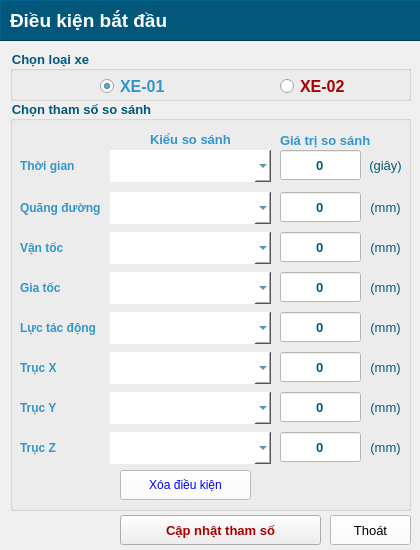
<?xml version="1.0" encoding="UTF-8"?>
<ui version="4.0">
 <class>FrmModuleCarCondition</class>
 <widget class="QMainWindow" name="FrmModuleCarCondition">
  <property name="geometry">
   <rect>
    <x>0</x>
    <y>0</y>
    <width>420</width>
    <height>550</height>
   </rect>
  </property>
  <property name="minimumSize">
   <size>
    <width>420</width>
    <height>550</height>
   </size>
  </property>
  <property name="maximumSize">
   <size>
    <width>420</width>
    <height>550</height>
   </size>
  </property>
  <property name="windowTitle">
   <string>MainWindow</string>
  </property>
  <widget class="QWidget" name="centralwidget">
   <widget class="QFrame" name="frame">
    <property name="geometry">
     <rect>
      <x>0</x>
      <y>0</y>
      <width>531</width>
      <height>41</height>
     </rect>
    </property>
    <property name="styleSheet">
     <string notr="true">background-color: rgb(2,87, 122);</string>
    </property>
    <property name="frameShape">
     <enum>QFrame::Panel</enum>
    </property>
    <property name="frameShadow">
     <enum>QFrame::Raised</enum>
    </property>
    <widget class="QLabel" name="label_Name">
     <property name="geometry">
      <rect>
       <x>10</x>
       <y>6</y>
       <width>401</width>
       <height>28</height>
      </rect>
     </property>
     <property name="font">
      <font>
       <family>Arial</family>
       <pointsize>14</pointsize>
       <bold>true</bold>
      </font>
     </property>
     <property name="styleSheet">
      <string notr="true">color: rgb(255, 255, 255);</string>
     </property>
     <property name="text">
      <string>Điều kiện bắt đầu</string>
     </property>
    </widget>
   </widget>
   <widget class="QGroupBox" name="groupBox">
    <property name="geometry">
     <rect>
      <x>10</x>
      <y>50</y>
      <width>401</width>
      <height>51</height>
     </rect>
    </property>
    <property name="font">
     <font>
      <pointsize>10</pointsize>
      <bold>true</bold>
     </font>
    </property>
    <property name="styleSheet">
     <string notr="true">color: rgb(3, 87, 123);</string>
    </property>
    <property name="title">
     <string>Chọn loại xe</string>
    </property>
    <widget class="QRadioButton" name="radioButton_Car01_compare">
     <property name="geometry">
      <rect>
       <x>90</x>
       <y>26</y>
       <width>89</width>
       <height>20</height>
      </rect>
     </property>
     <property name="font">
      <font>
       <pointsize>12</pointsize>
       <bold>true</bold>
      </font>
     </property>
     <property name="styleSheet">
      <string notr="true">color: rgb(50, 150, 200);</string>
     </property>
     <property name="text">
      <string>XE-01</string>
     </property>
     <property name="checked">
      <bool>true</bool>
     </property>
    </widget>
    <widget class="QRadioButton" name="radioButton_Car02_compare">
     <property name="geometry">
      <rect>
       <x>270</x>
       <y>26</y>
       <width>89</width>
       <height>20</height>
      </rect>
     </property>
     <property name="font">
      <font>
       <pointsize>12</pointsize>
       <bold>true</bold>
      </font>
     </property>
     <property name="styleSheet">
      <string notr="true">color: rgb(170, 0, 0);</string>
     </property>
     <property name="text">
      <string>XE-02</string>
     </property>
    </widget>
   </widget>
   <widget class="QGroupBox" name="groupBox_2">
    <property name="geometry">
     <rect>
      <x>10</x>
      <y>100</y>
      <width>401</width>
      <height>411</height>
     </rect>
    </property>
    <property name="font">
     <font>
      <pointsize>10</pointsize>
      <bold>true</bold>
     </font>
    </property>
    <property name="styleSheet">
     <string notr="true">color: rgb(3, 87, 123);</string>
    </property>
    <property name="title">
     <string>Chọn tham số so sánh</string>
    </property>
    <widget class="QLabel" name="label_compareValue">
     <property name="geometry">
      <rect>
       <x>270</x>
       <y>30</y>
       <width>101</width>
       <height>20</height>
      </rect>
     </property>
     <property name="font">
      <font>
       <pointsize>10</pointsize>
       <bold>true</bold>
      </font>
     </property>
     <property name="styleSheet">
      <string notr="true">color: rgb(50, 150, 200);</string>
     </property>
     <property name="text">
      <string>Giá trị so sánh</string>
     </property>
    </widget>
    <widget class="QLabel" name="label_distance">
     <property name="geometry">
      <rect>
       <x>10</x>
       <y>98</y>
       <width>81</width>
       <height>20</height>
      </rect>
     </property>
     <property name="font">
      <font>
       <pointsize>9</pointsize>
       <bold>true</bold>
      </font>
     </property>
     <property name="styleSheet">
      <string notr="true">color: rgb(50, 150, 200);</string>
     </property>
     <property name="text">
      <string>Quãng đường</string>
     </property>
    </widget>
    <widget class="QComboBox" name="comboBox_forceCompare">
     <property name="geometry">
      <rect>
       <x>100</x>
       <y>212</y>
       <width>161</width>
       <height>32</height>
      </rect>
     </property>
     <property name="font">
      <font>
       <pointsize>12</pointsize>
       <italic>true</italic>
       <bold>true</bold>
      </font>
     </property>
     <property name="layoutDirection">
      <enum>Qt::LeftToRight</enum>
     </property>
     <property name="styleSheet">
      <string notr="true">QComboBox{
color: rgb(2, 87, 122);
background-color: rgb(255, 255, 255);
border: none;
border-style: outset;
border-width: 0px;
}
</string>
     </property>
     <property name="editable">
      <bool>true</bool>
     </property>
    </widget>
    <widget class="QLabel" name="label_axisZCompareUnit">
     <property name="geometry">
      <rect>
       <x>355</x>
       <y>337</y>
       <width>41</width>
       <height>20</height>
      </rect>
     </property>
     <property name="font">
      <font>
       <pointsize>10</pointsize>
       <bold>false</bold>
      </font>
     </property>
     <property name="text">
      <string>(mm)</string>
     </property>
     <property name="alignment">
      <set>Qt::AlignCenter</set>
     </property>
    </widget>
    <widget class="QLineEdit" name="lineEdit_accelerationCompareValue">
     <property name="geometry">
      <rect>
       <x>270</x>
       <y>172</y>
       <width>81</width>
       <height>30</height>
      </rect>
     </property>
     <property name="font">
      <font>
       <pointsize>10</pointsize>
       <bold>true</bold>
      </font>
     </property>
     <property name="styleSheet">
      <string notr="true">background-color: rgb(255, 255, 255);</string>
     </property>
     <property name="text">
      <string>0</string>
     </property>
     <property name="alignment">
      <set>Qt::AlignCenter</set>
     </property>
    </widget>
    <widget class="QComboBox" name="comboBox_axisZCompare">
     <property name="geometry">
      <rect>
       <x>100</x>
       <y>332</y>
       <width>161</width>
       <height>32</height>
      </rect>
     </property>
     <property name="font">
      <font>
       <pointsize>12</pointsize>
       <italic>true</italic>
       <bold>true</bold>
      </font>
     </property>
     <property name="layoutDirection">
      <enum>Qt::LeftToRight</enum>
     </property>
     <property name="styleSheet">
      <string notr="true">QComboBox{
color: rgb(2, 87, 122);
background-color: rgb(255, 255, 255);
border: none;
border-style: outset;
border-width: 0px;
}
</string>
     </property>
     <property name="editable">
      <bool>true</bool>
     </property>
    </widget>
    <widget class="QLineEdit" name="lineEdit_forceCompareValue">
     <property name="geometry">
      <rect>
       <x>270</x>
       <y>212</y>
       <width>81</width>
       <height>30</height>
      </rect>
     </property>
     <property name="font">
      <font>
       <pointsize>10</pointsize>
       <bold>true</bold>
      </font>
     </property>
     <property name="styleSheet">
      <string notr="true">background-color: rgb(255, 255, 255);</string>
     </property>
     <property name="text">
      <string>0</string>
     </property>
     <property name="alignment">
      <set>Qt::AlignCenter</set>
     </property>
    </widget>
    <widget class="QLabel" name="label_speed">
     <property name="geometry">
      <rect>
       <x>10</x>
       <y>138</y>
       <width>81</width>
       <height>20</height>
      </rect>
     </property>
     <property name="font">
      <font>
       <pointsize>9</pointsize>
       <bold>true</bold>
      </font>
     </property>
     <property name="styleSheet">
      <string notr="true">color: rgb(50, 150, 200);</string>
     </property>
     <property name="text">
      <string>Vận tốc</string>
     </property>
    </widget>
    <widget class="QLabel" name="label_axisX">
     <property name="geometry">
      <rect>
       <x>10</x>
       <y>258</y>
       <width>81</width>
       <height>20</height>
      </rect>
     </property>
     <property name="font">
      <font>
       <pointsize>9</pointsize>
       <bold>true</bold>
      </font>
     </property>
     <property name="styleSheet">
      <string notr="true">color: rgb(50, 150, 200);</string>
     </property>
     <property name="text">
      <string>Trục X</string>
     </property>
    </widget>
    <widget class="QLabel" name="label_axisXCompareUnit">
     <property name="geometry">
      <rect>
       <x>355</x>
       <y>257</y>
       <width>41</width>
       <height>20</height>
      </rect>
     </property>
     <property name="font">
      <font>
       <pointsize>10</pointsize>
       <bold>false</bold>
      </font>
     </property>
     <property name="text">
      <string>(mm)</string>
     </property>
     <property name="alignment">
      <set>Qt::AlignCenter</set>
     </property>
    </widget>
    <widget class="QComboBox" name="comboBox_accelerationCompare">
     <property name="geometry">
      <rect>
       <x>100</x>
       <y>172</y>
       <width>161</width>
       <height>32</height>
      </rect>
     </property>
     <property name="font">
      <font>
       <pointsize>12</pointsize>
       <italic>true</italic>
       <bold>true</bold>
      </font>
     </property>
     <property name="layoutDirection">
      <enum>Qt::LeftToRight</enum>
     </property>
     <property name="styleSheet">
      <string notr="true">QComboBox{
color: rgb(2, 87, 122);
background-color: rgb(255, 255, 255);
border: none;
border-style: outset;
border-width: 0px;
}
</string>
     </property>
     <property name="editable">
      <bool>true</bool>
     </property>
    </widget>
    <widget class="QComboBox" name="comboBox_axisYCompare">
     <property name="geometry">
      <rect>
       <x>100</x>
       <y>292</y>
       <width>161</width>
       <height>32</height>
      </rect>
     </property>
     <property name="font">
      <font>
       <pointsize>12</pointsize>
       <italic>true</italic>
       <bold>true</bold>
      </font>
     </property>
     <property name="layoutDirection">
      <enum>Qt::LeftToRight</enum>
     </property>
     <property name="styleSheet">
      <string notr="true">QComboBox{
color: rgb(2, 87, 122);
background-color: rgb(255, 255, 255);
border: none;
border-style: outset;
border-width: 0px;
}
</string>
     </property>
     <property name="editable">
      <bool>true</bool>
     </property>
    </widget>
    <widget class="QLineEdit" name="lineEdit_speedCompareValue">
     <property name="geometry">
      <rect>
       <x>270</x>
       <y>132</y>
       <width>81</width>
       <height>30</height>
      </rect>
     </property>
     <property name="font">
      <font>
       <pointsize>10</pointsize>
       <bold>true</bold>
      </font>
     </property>
     <property name="styleSheet">
      <string notr="true">background-color: rgb(255, 255, 255);</string>
     </property>
     <property name="text">
      <string>0</string>
     </property>
     <property name="alignment">
      <set>Qt::AlignCenter</set>
     </property>
    </widget>
    <widget class="QComboBox" name="comboBox_distanceCompare">
     <property name="geometry">
      <rect>
       <x>100</x>
       <y>92</y>
       <width>161</width>
       <height>32</height>
      </rect>
     </property>
     <property name="font">
      <font>
       <pointsize>12</pointsize>
       <italic>true</italic>
       <bold>true</bold>
      </font>
     </property>
     <property name="layoutDirection">
      <enum>Qt::LeftToRight</enum>
     </property>
     <property name="styleSheet">
      <string notr="true">QComboBox{
color: rgb(2, 87, 122);
background-color: rgb(255, 255, 255);
border: none;
border-style: outset;
border-width: 0px;
}</string>
     </property>
     <property name="editable">
      <bool>true</bool>
     </property>
    </widget>
    <widget class="QLabel" name="label_axisY">
     <property name="geometry">
      <rect>
       <x>10</x>
       <y>298</y>
       <width>81</width>
       <height>20</height>
      </rect>
     </property>
     <property name="font">
      <font>
       <pointsize>9</pointsize>
       <bold>true</bold>
      </font>
     </property>
     <property name="styleSheet">
      <string notr="true">color: rgb(50, 150, 200);</string>
     </property>
     <property name="text">
      <string>Trục Y</string>
     </property>
    </widget>
    <widget class="QLabel" name="label_distanceCompareUnit">
     <property name="geometry">
      <rect>
       <x>355</x>
       <y>97</y>
       <width>41</width>
       <height>20</height>
      </rect>
     </property>
     <property name="font">
      <font>
       <pointsize>10</pointsize>
       <bold>false</bold>
      </font>
     </property>
     <property name="text">
      <string>(mm)</string>
     </property>
     <property name="alignment">
      <set>Qt::AlignCenter</set>
     </property>
    </widget>
    <widget class="QLineEdit" name="lineEdit_distanceCompareValue">
     <property name="geometry">
      <rect>
       <x>270</x>
       <y>92</y>
       <width>81</width>
       <height>30</height>
      </rect>
     </property>
     <property name="font">
      <font>
       <pointsize>10</pointsize>
       <bold>true</bold>
      </font>
     </property>
     <property name="styleSheet">
      <string notr="true">background-color: rgb(255, 255, 255);</string>
     </property>
     <property name="text">
      <string>0</string>
     </property>
     <property name="alignment">
      <set>Qt::AlignCenter</set>
     </property>
    </widget>
    <widget class="QLabel" name="label_forceCompareUnit">
     <property name="geometry">
      <rect>
       <x>355</x>
       <y>217</y>
       <width>41</width>
       <height>20</height>
      </rect>
     </property>
     <property name="font">
      <font>
       <pointsize>10</pointsize>
       <bold>false</bold>
      </font>
     </property>
     <property name="text">
      <string>(mm)</string>
     </property>
     <property name="alignment">
      <set>Qt::AlignCenter</set>
     </property>
    </widget>
    <widget class="QLabel" name="label_speedCompareUnit">
     <property name="geometry">
      <rect>
       <x>355</x>
       <y>137</y>
       <width>41</width>
       <height>20</height>
      </rect>
     </property>
     <property name="font">
      <font>
       <pointsize>10</pointsize>
       <bold>false</bold>
      </font>
     </property>
     <property name="text">
      <string>(mm)</string>
     </property>
     <property name="alignment">
      <set>Qt::AlignCenter</set>
     </property>
    </widget>
    <widget class="QComboBox" name="comboBox_speedCompare">
     <property name="geometry">
      <rect>
       <x>100</x>
       <y>132</y>
       <width>161</width>
       <height>32</height>
      </rect>
     </property>
     <property name="font">
      <font>
       <pointsize>12</pointsize>
       <italic>true</italic>
       <bold>true</bold>
      </font>
     </property>
     <property name="layoutDirection">
      <enum>Qt::LeftToRight</enum>
     </property>
     <property name="styleSheet">
      <string notr="true">QComboBox{
color: rgb(2, 87, 122);
background-color: rgb(255, 255, 255);
border: none;
border-style: outset;
border-width: 0px;
}
</string>
     </property>
     <property name="editable">
      <bool>true</bool>
     </property>
    </widget>
    <widget class="QLabel" name="label_force">
     <property name="geometry">
      <rect>
       <x>10</x>
       <y>218</y>
       <width>81</width>
       <height>20</height>
      </rect>
     </property>
     <property name="font">
      <font>
       <pointsize>9</pointsize>
       <bold>true</bold>
      </font>
     </property>
     <property name="styleSheet">
      <string notr="true">color: rgb(50, 150, 200);</string>
     </property>
     <property name="text">
      <string>Lực tác động</string>
     </property>
    </widget>
    <widget class="QLabel" name="label_compareType">
     <property name="geometry">
      <rect>
       <x>140</x>
       <y>29</y>
       <width>91</width>
       <height>20</height>
      </rect>
     </property>
     <property name="font">
      <font>
       <pointsize>10</pointsize>
       <bold>true</bold>
      </font>
     </property>
     <property name="styleSheet">
      <string notr="true">color: rgb(50, 150, 200);</string>
     </property>
     <property name="text">
      <string>Kiểu so sánh</string>
     </property>
    </widget>
    <widget class="QLabel" name="label_axisYCompareUnit">
     <property name="geometry">
      <rect>
       <x>355</x>
       <y>297</y>
       <width>41</width>
       <height>20</height>
      </rect>
     </property>
     <property name="font">
      <font>
       <pointsize>10</pointsize>
       <bold>false</bold>
      </font>
     </property>
     <property name="text">
      <string>(mm)</string>
     </property>
     <property name="alignment">
      <set>Qt::AlignCenter</set>
     </property>
    </widget>
    <widget class="QLineEdit" name="lineEdit_axisYCompareValue">
     <property name="geometry">
      <rect>
       <x>270</x>
       <y>292</y>
       <width>81</width>
       <height>30</height>
      </rect>
     </property>
     <property name="font">
      <font>
       <pointsize>10</pointsize>
       <bold>true</bold>
      </font>
     </property>
     <property name="styleSheet">
      <string notr="true">background-color: rgb(255, 255, 255);</string>
     </property>
     <property name="text">
      <string>0</string>
     </property>
     <property name="alignment">
      <set>Qt::AlignCenter</set>
     </property>
    </widget>
    <widget class="QLineEdit" name="lineEdit_axisZCompareValue">
     <property name="geometry">
      <rect>
       <x>270</x>
       <y>332</y>
       <width>81</width>
       <height>30</height>
      </rect>
     </property>
     <property name="font">
      <font>
       <pointsize>10</pointsize>
       <bold>true</bold>
      </font>
     </property>
     <property name="styleSheet">
      <string notr="true">background-color: rgb(255, 255, 255);</string>
     </property>
     <property name="text">
      <string>0</string>
     </property>
     <property name="alignment">
      <set>Qt::AlignCenter</set>
     </property>
    </widget>
    <widget class="QLabel" name="label_acceleration">
     <property name="geometry">
      <rect>
       <x>10</x>
       <y>178</y>
       <width>81</width>
       <height>20</height>
      </rect>
     </property>
     <property name="font">
      <font>
       <pointsize>9</pointsize>
       <bold>true</bold>
      </font>
     </property>
     <property name="styleSheet">
      <string notr="true">color: rgb(50, 150, 200);</string>
     </property>
     <property name="text">
      <string>Gia tốc</string>
     </property>
    </widget>
    <widget class="QComboBox" name="comboBox_axisXCompare">
     <property name="geometry">
      <rect>
       <x>100</x>
       <y>252</y>
       <width>161</width>
       <height>32</height>
      </rect>
     </property>
     <property name="font">
      <font>
       <pointsize>12</pointsize>
       <italic>true</italic>
       <bold>true</bold>
      </font>
     </property>
     <property name="layoutDirection">
      <enum>Qt::LeftToRight</enum>
     </property>
     <property name="styleSheet">
      <string notr="true">QComboBox{
color: rgb(2, 87, 122);
background-color: rgb(255, 255, 255);
border: none;
border-style: outset;
border-width: 0px;
}
</string>
     </property>
     <property name="editable">
      <bool>true</bool>
     </property>
    </widget>
    <widget class="QLabel" name="label_accelerationCompareUnit">
     <property name="geometry">
      <rect>
       <x>355</x>
       <y>177</y>
       <width>41</width>
       <height>20</height>
      </rect>
     </property>
     <property name="font">
      <font>
       <pointsize>10</pointsize>
       <bold>false</bold>
      </font>
     </property>
     <property name="text">
      <string>(mm)</string>
     </property>
     <property name="alignment">
      <set>Qt::AlignCenter</set>
     </property>
    </widget>
    <widget class="QLineEdit" name="lineEdit_axisXCompareValue">
     <property name="geometry">
      <rect>
       <x>270</x>
       <y>252</y>
       <width>81</width>
       <height>30</height>
      </rect>
     </property>
     <property name="font">
      <font>
       <pointsize>10</pointsize>
       <bold>true</bold>
      </font>
     </property>
     <property name="styleSheet">
      <string notr="true">background-color: rgb(255, 255, 255);</string>
     </property>
     <property name="text">
      <string>0</string>
     </property>
     <property name="alignment">
      <set>Qt::AlignCenter</set>
     </property>
    </widget>
    <widget class="QLabel" name="label_axisZ">
     <property name="geometry">
      <rect>
       <x>10</x>
       <y>338</y>
       <width>81</width>
       <height>20</height>
      </rect>
     </property>
     <property name="font">
      <font>
       <pointsize>9</pointsize>
       <bold>true</bold>
      </font>
     </property>
     <property name="styleSheet">
      <string notr="true">color: rgb(50, 150, 200);</string>
     </property>
     <property name="text">
      <string>Trục Z</string>
     </property>
    </widget>
    <widget class="QPushButton" name="pushButton_removeCondition">
     <property name="geometry">
      <rect>
       <x>110</x>
       <y>370</y>
       <width>131</width>
       <height>30</height>
      </rect>
     </property>
     <property name="font">
      <font>
       <pointsize>9</pointsize>
       <bold>false</bold>
      </font>
     </property>
     <property name="styleSheet">
      <string notr="true">background-color: rgb(255, 255, 255);
color: rgb(0, 0, 255);</string>
     </property>
     <property name="text">
      <string>Xóa điều kiện</string>
     </property>
    </widget>
    <widget class="QLabel" name="label_time">
     <property name="geometry">
      <rect>
       <x>10</x>
       <y>56</y>
       <width>81</width>
       <height>20</height>
      </rect>
     </property>
     <property name="font">
      <font>
       <pointsize>9</pointsize>
       <bold>true</bold>
      </font>
     </property>
     <property name="styleSheet">
      <string notr="true">color: rgb(50, 150, 200);</string>
     </property>
     <property name="text">
      <string>Thời gian</string>
     </property>
    </widget>
    <widget class="QLabel" name="label_timeCompareUnit">
     <property name="geometry">
      <rect>
       <x>355</x>
       <y>55</y>
       <width>41</width>
       <height>20</height>
      </rect>
     </property>
     <property name="font">
      <font>
       <pointsize>10</pointsize>
       <bold>false</bold>
      </font>
     </property>
     <property name="text">
      <string>(giây)</string>
     </property>
     <property name="alignment">
      <set>Qt::AlignCenter</set>
     </property>
    </widget>
    <widget class="QLineEdit" name="lineEdit_timeCompareValue">
     <property name="geometry">
      <rect>
       <x>270</x>
       <y>50</y>
       <width>81</width>
       <height>30</height>
      </rect>
     </property>
     <property name="font">
      <font>
       <pointsize>10</pointsize>
       <bold>true</bold>
      </font>
     </property>
     <property name="styleSheet">
      <string notr="true">background-color: rgb(255, 255, 255);</string>
     </property>
     <property name="text">
      <string>0</string>
     </property>
     <property name="alignment">
      <set>Qt::AlignCenter</set>
     </property>
    </widget>
    <widget class="QComboBox" name="comboBox_timeCompare">
     <property name="geometry">
      <rect>
       <x>100</x>
       <y>50</y>
       <width>161</width>
       <height>32</height>
      </rect>
     </property>
     <property name="font">
      <font>
       <pointsize>12</pointsize>
       <italic>true</italic>
       <bold>true</bold>
      </font>
     </property>
     <property name="layoutDirection">
      <enum>Qt::LeftToRight</enum>
     </property>
     <property name="styleSheet">
      <string notr="true">QComboBox{
color: rgb(2, 87, 122);
background-color: rgb(255, 255, 255);
border: none;
border-style: outset;
border-width: 0px;
}</string>
     </property>
     <property name="editable">
      <bool>true</bool>
     </property>
    </widget>
   </widget>
   <widget class="QPushButton" name="pushButton_cancel">
    <property name="geometry">
     <rect>
      <x>330</x>
      <y>515</y>
      <width>81</width>
      <height>30</height>
     </rect>
    </property>
    <property name="font">
     <font>
      <pointsize>10</pointsize>
      <bold>false</bold>
     </font>
    </property>
    <property name="styleSheet">
     <string notr="true">background-color: rgb(255, 255, 255);</string>
    </property>
    <property name="text">
     <string>Thoát</string>
    </property>
   </widget>
   <widget class="QPushButton" name="pushButton_ok">
    <property name="geometry">
     <rect>
      <x>120</x>
      <y>515</y>
      <width>201</width>
      <height>30</height>
     </rect>
    </property>
    <property name="font">
     <font>
      <pointsize>10</pointsize>
      <bold>true</bold>
     </font>
    </property>
    <property name="styleSheet">
     <string notr="true">color: rgb(50, 150, 200);
color: rgb(170, 0, 0);</string>
    </property>
    <property name="text">
     <string>Cập nhật tham số</string>
    </property>
   </widget>
  </widget>
 </widget>
 <resources/>
 <connections/>
</ui>
